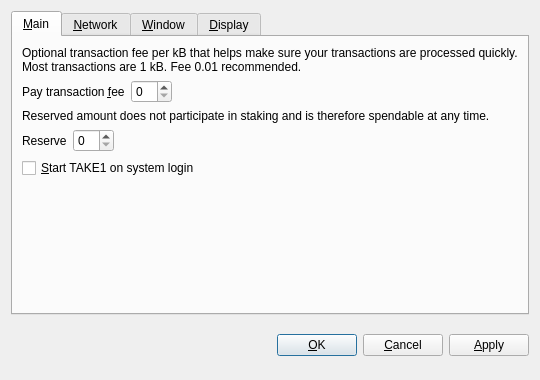
<?xml version="1.0" encoding="UTF-8"?>
<ui version="4.0">
 <class>OptionsDialog</class>
 <widget class="QDialog" name="OptionsDialog">
  <property name="geometry">
   <rect>
    <x>0</x>
    <y>0</y>
    <width>540</width>
    <height>380</height>
   </rect>
  </property>
  <property name="windowTitle">
   <string>Options</string>
  </property>
  <property name="styleSheet">
   <string notr="true">background-image: url(:/images/2s);</string>
  </property>
  <property name="modal">
   <bool>true</bool>
  </property>
  <layout class="QVBoxLayout" name="verticalLayout">
   <item>
    <widget class="QTabWidget" name="tabWidget">
     <property name="tabPosition">
      <enum>QTabWidget::North</enum>
     </property>
     <property name="currentIndex">
      <number>0</number>
     </property>
     <widget class="QWidget" name="tabMain">
      <attribute name="title">
       <string>&amp;Main</string>
      </attribute>
      <layout class="QVBoxLayout" name="verticalLayout_Main">
       <item>
        <widget class="QLabel" name="transactionFeeInfoLabel">
         <property name="text">
          <string>Optional transaction fee per kB that helps make sure your transactions are processed quickly. Most transactions are 1 kB. Fee 0.01 recommended.</string>
         </property>
         <property name="textFormat">
          <enum>Qt::PlainText</enum>
         </property>
         <property name="wordWrap">
          <bool>true</bool>
         </property>
        </widget>
       </item>
       <item>
        <layout class="QHBoxLayout" name="horizontalLayoutFee">
         <item>
          <widget class="QLabel" name="transactionFeeLabel">
           <property name="text">
            <string>Pay transaction &amp;fee</string>
           </property>
           <property name="textFormat">
            <enum>Qt::PlainText</enum>
           </property>
           <property name="buddy">
            <cstring>transactionFee</cstring>
           </property>
          </widget>
         </item>
         <item>
          <widget class="BitcoinAmountField" name="transactionFee"/>
         </item>
         <item>
          <spacer name="horizontalSpacerFee">
           <property name="orientation">
            <enum>Qt::Horizontal</enum>
           </property>
           <property name="sizeHint" stdset="0">
            <size>
             <width>40</width>
             <height>20</height>
            </size>
           </property>
          </spacer>
         </item>
        </layout>
       </item>
       <item>
        <widget class="QLabel" name="reserveBalanceInfoLabel">
         <property name="text">
          <string>Reserved amount does not participate in staking and is therefore spendable at any time.</string>
         </property>
         <property name="textFormat">
          <enum>Qt::PlainText</enum>
         </property>
         <property name="wordWrap">
          <bool>true</bool>
         </property>
        </widget>
       </item>
       <item>
        <layout class="QHBoxLayout" name="horizontalLayoutReserveBalance">
         <item>
          <widget class="QLabel" name="reserveBalanceLabel">
           <property name="text">
            <string>Reserve</string>
           </property>
           <property name="textFormat">
            <enum>Qt::PlainText</enum>
           </property>
           <property name="buddy">
            <cstring>reserveBalance</cstring>
           </property>
          </widget>
         </item>
         <item>
          <widget class="BitcoinAmountField" name="reserveBalance"/>
         </item>
         <item>
          <spacer name="horizontalSpacerReserveBalance">
           <property name="orientation">
            <enum>Qt::Horizontal</enum>
           </property>
           <property name="sizeHint" stdset="0">
            <size>
             <width>40</width>
             <height>20</height>
            </size>
           </property>
          </spacer>
         </item>
        </layout>
       </item>
       <item>
        <widget class="QCheckBox" name="bitcoinAtStartup">
         <property name="toolTip">
          <string>Automatically start TAKE1 after logging in to the system.</string>
         </property>
         <property name="text">
          <string>&amp;Start TAKE1 on system login</string>
         </property>
        </widget>
       </item>
       <item>
        <spacer name="verticalSpacer_Main">
         <property name="orientation">
          <enum>Qt::Vertical</enum>
         </property>
         <property name="sizeHint" stdset="0">
          <size>
           <width>20</width>
           <height>40</height>
          </size>
         </property>
        </spacer>
       </item>
      </layout>
     </widget>
     <widget class="QWidget" name="tabNetwork">
      <attribute name="title">
       <string>&amp;Network</string>
      </attribute>
      <layout class="QVBoxLayout" name="verticalLayout_Network">
       <item>
        <widget class="QCheckBox" name="mapPortUpnp">
         <property name="toolTip">
          <string>Automatically open the TAKE1 client port on the router. This only works when your router supports UPnP and it is enabled.</string>
         </property>
         <property name="text">
          <string>Map port using &amp;UPnP</string>
         </property>
        </widget>
       </item>
       <item>
        <widget class="QCheckBox" name="connectSocks">
         <property name="toolTip">
          <string>Connect to the TAKE1 network through a SOCKS proxy (e.g. when connecting through Tor).</string>
         </property>
         <property name="text">
          <string>&amp;Connect through SOCKS proxy:</string>
         </property>
        </widget>
       </item>
       <item>
        <layout class="QHBoxLayout" name="horizontalLayout_Network">
         <item>
          <widget class="QLabel" name="proxyIpLabel">
           <property name="text">
            <string>Proxy &amp;IP:</string>
           </property>
           <property name="textFormat">
            <enum>Qt::PlainText</enum>
           </property>
           <property name="buddy">
            <cstring>proxyIp</cstring>
           </property>
          </widget>
         </item>
         <item>
          <widget class="QValidatedLineEdit" name="proxyIp">
           <property name="maximumSize">
            <size>
             <width>140</width>
             <height>16777215</height>
            </size>
           </property>
           <property name="toolTip">
            <string>IP address of the proxy (e.g. 127.0.0.1)</string>
           </property>
          </widget>
         </item>
         <item>
          <widget class="QLabel" name="proxyPortLabel">
           <property name="text">
            <string>&amp;Port:</string>
           </property>
           <property name="textFormat">
            <enum>Qt::PlainText</enum>
           </property>
           <property name="buddy">
            <cstring>proxyPort</cstring>
           </property>
          </widget>
         </item>
         <item>
          <widget class="QLineEdit" name="proxyPort">
           <property name="maximumSize">
            <size>
             <width>55</width>
             <height>16777215</height>
            </size>
           </property>
           <property name="toolTip">
            <string>Port of the proxy (e.g. 9050)</string>
           </property>
          </widget>
         </item>
         <item>
          <widget class="QLabel" name="socksVersionLabel">
           <property name="text">
            <string>SOCKS &amp;Version:</string>
           </property>
           <property name="textFormat">
            <enum>Qt::PlainText</enum>
           </property>
           <property name="buddy">
            <cstring>socksVersion</cstring>
           </property>
          </widget>
         </item>
         <item>
          <widget class="QValueComboBox" name="socksVersion">
           <property name="toolTip">
            <string>SOCKS version of the proxy (e.g. 5)</string>
           </property>
          </widget>
         </item>
         <item>
          <spacer name="horizontalSpacer_Network">
           <property name="orientation">
            <enum>Qt::Horizontal</enum>
           </property>
           <property name="sizeHint" stdset="0">
            <size>
             <width>40</width>
             <height>20</height>
            </size>
           </property>
          </spacer>
         </item>
        </layout>
       </item>
       <item>
        <spacer name="verticalSpacer_Network">
         <property name="orientation">
          <enum>Qt::Vertical</enum>
         </property>
         <property name="sizeHint" stdset="0">
          <size>
           <width>20</width>
           <height>40</height>
          </size>
         </property>
        </spacer>
       </item>
      </layout>
     </widget>
     <widget class="QWidget" name="tabWindow">
      <attribute name="title">
       <string>&amp;Window</string>
      </attribute>
      <layout class="QVBoxLayout" name="verticalLayout_Window">
       <item>
        <widget class="QCheckBox" name="minimizeToTray">
         <property name="toolTip">
          <string>Show only a tray icon after minimizing the window.</string>
         </property>
         <property name="text">
          <string>&amp;Minimize to the tray instead of the taskbar</string>
         </property>
        </widget>
       </item>
       <item>
        <widget class="QCheckBox" name="minimizeOnClose">
         <property name="toolTip">
          <string>Minimize instead of exit the application when the window is closed. When this option is enabled, the application will be closed only after selecting Quit in the menu.</string>
         </property>
         <property name="text">
          <string>M&amp;inimize on close</string>
         </property>
        </widget>
       </item>
       <item>
        <spacer name="verticalSpacer_Window">
         <property name="orientation">
          <enum>Qt::Vertical</enum>
         </property>
         <property name="sizeHint" stdset="0">
          <size>
           <width>20</width>
           <height>40</height>
          </size>
         </property>
        </spacer>
       </item>
      </layout>
     </widget>
     <widget class="QWidget" name="tabDisplay">
      <attribute name="title">
       <string>&amp;Display</string>
      </attribute>
      <layout class="QVBoxLayout" name="verticalLayout_Display">
       <item>
        <layout class="QHBoxLayout" name="horizontalLayout_1_Display">
         <item>
          <widget class="QLabel" name="langLabel">
           <property name="text">
            <string>User Interface &amp;language:</string>
           </property>
           <property name="textFormat">
            <enum>Qt::PlainText</enum>
           </property>
           <property name="buddy">
            <cstring>lang</cstring>
           </property>
          </widget>
         </item>
         <item>
          <widget class="QValueComboBox" name="lang">
           <property name="toolTip">
            <string>The user interface language can be set here. This setting will take effect after restarting TAKE1.</string>
           </property>
          </widget>
         </item>
        </layout>
       </item>
       <item>
        <layout class="QHBoxLayout" name="horizontalLayout_2_Display">
         <item>
          <widget class="QLabel" name="unitLabel">
           <property name="text">
            <string>&amp;Unit to show amounts in:</string>
           </property>
           <property name="textFormat">
            <enum>Qt::PlainText</enum>
           </property>
           <property name="buddy">
            <cstring>unit</cstring>
           </property>
          </widget>
         </item>
         <item>
          <widget class="QValueComboBox" name="unit">
           <property name="toolTip">
            <string>Choose the default subdivision unit to show in the interface and when sending coins.</string>
           </property>
          </widget>
         </item>
        </layout>
       </item>
       <item>
        <widget class="QCheckBox" name="displayAddresses">
         <property name="toolTip">
          <string>Whether to show TAKE1 addresses in the transaction list or not.</string>
         </property>
         <property name="text">
          <string>&amp;Display addresses in transaction list</string>
         </property>
        </widget>
       </item>
       <item>
        <widget class="QCheckBox" name="coinControlFeatures">
         <property name="toolTip">
          <string>Whether to show coin control features or not.</string>
         </property>
         <property name="text">
          <string>Display coin &amp;control features (experts only!)</string>
         </property>
        </widget>
       </item>
       <item>
        <spacer name="verticalSpacer_Display">
         <property name="orientation">
          <enum>Qt::Vertical</enum>
         </property>
         <property name="sizeHint" stdset="0">
          <size>
           <width>20</width>
           <height>40</height>
          </size>
         </property>
        </spacer>
       </item>
      </layout>
     </widget>
    </widget>
   </item>
   <item>
    <layout class="QHBoxLayout" name="horizontalLayout_Buttons">
     <item>
      <spacer name="horizontalSpacer_1">
       <property name="orientation">
        <enum>Qt::Horizontal</enum>
       </property>
       <property name="sizeHint" stdset="0">
        <size>
         <width>40</width>
         <height>48</height>
        </size>
       </property>
      </spacer>
     </item>
     <item>
      <widget class="QLabel" name="statusLabel">
       <property name="font">
        <font>
         <weight>75</weight>
         <bold>true</bold>
        </font>
       </property>
       <property name="text">
        <string/>
       </property>
       <property name="textFormat">
        <enum>Qt::PlainText</enum>
       </property>
       <property name="wordWrap">
        <bool>true</bool>
       </property>
      </widget>
     </item>
     <item>
      <spacer name="horizontalSpacer_2">
       <property name="orientation">
        <enum>Qt::Horizontal</enum>
       </property>
       <property name="sizeHint" stdset="0">
        <size>
         <width>40</width>
         <height>48</height>
        </size>
       </property>
      </spacer>
     </item>
     <item>
      <widget class="QPushButton" name="okButton">
       <property name="text">
        <string>&amp;OK</string>
       </property>
      </widget>
     </item>
     <item>
      <widget class="QPushButton" name="cancelButton">
       <property name="text">
        <string>&amp;Cancel</string>
       </property>
       <property name="autoDefault">
        <bool>false</bool>
       </property>
      </widget>
     </item>
     <item>
      <widget class="QPushButton" name="applyButton">
       <property name="text">
        <string>&amp;Apply</string>
       </property>
       <property name="autoDefault">
        <bool>false</bool>
       </property>
      </widget>
     </item>
    </layout>
   </item>
  </layout>
 </widget>
 <customwidgets>
  <customwidget>
   <class>BitcoinAmountField</class>
   <extends>QSpinBox</extends>
   <header>bitcoinamountfield.h</header>
   <container>1</container>
  </customwidget>
  <customwidget>
   <class>QValueComboBox</class>
   <extends>QComboBox</extends>
   <header>qvaluecombobox.h</header>
  </customwidget>
  <customwidget>
   <class>QValidatedLineEdit</class>
   <extends>QLineEdit</extends>
   <header>qvalidatedlineedit.h</header>
  </customwidget>
 </customwidgets>
 <resources/>
 <connections/>
</ui>
